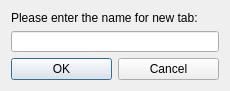
<?xml version="1.0" encoding="UTF-8"?>
<ui version="4.0">
 <class>Dialog</class>
 <widget class="QDialog" name="Dialog">
  <property name="geometry">
   <rect>
    <x>0</x>
    <y>0</y>
    <width>230</width>
    <height>91</height>
   </rect>
  </property>
  <property name="windowTitle">
   <string>Create a new tab</string>
  </property>
  <layout class="QVBoxLayout" name="verticalLayout_2">
   <item>
    <layout class="QVBoxLayout" name="verticalLayout">
     <item>
      <widget class="QLabel" name="label">
       <property name="text">
        <string>&lt;html&gt;&lt;head/&gt;&lt;body&gt;&lt;p&gt;Please enter the name for new tab: &lt;/p&gt;&lt;/body&gt;&lt;/html&gt;</string>
       </property>
      </widget>
     </item>
     <item>
      <widget class="QLineEdit" name="lineEdit">
       <property name="minimumSize">
        <size>
         <width>156</width>
         <height>20</height>
        </size>
       </property>
      </widget>
     </item>
     <item>
      <layout class="QHBoxLayout" name="horizontalLayout">
       <item>
        <widget class="QPushButton" name="OKButton">
         <property name="text">
          <string>OK</string>
         </property>
        </widget>
       </item>
       <item>
        <widget class="QPushButton" name="CancelButton">
         <property name="text">
          <string>Cancel</string>
         </property>
        </widget>
       </item>
      </layout>
     </item>
    </layout>
   </item>
  </layout>
 </widget>
 <resources/>
 <connections/>
</ui>
